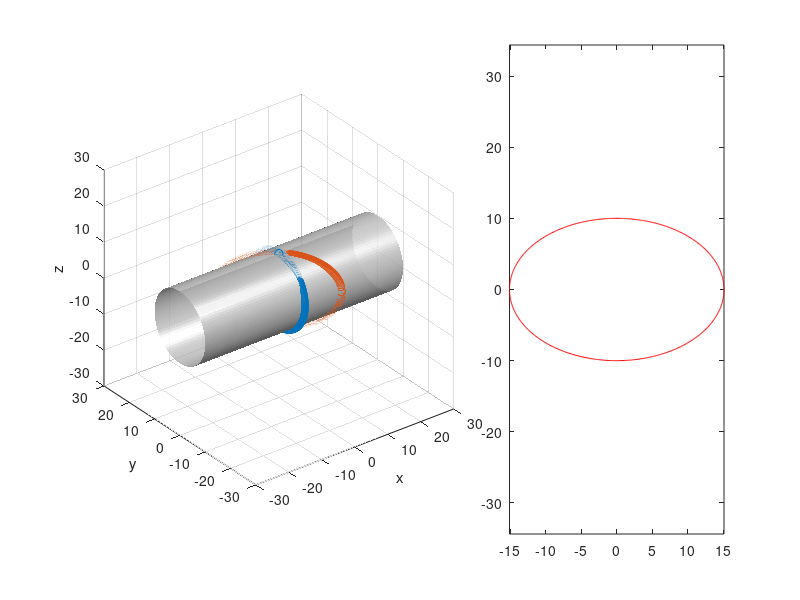

The MATLAB script that drew this image:
close all; clear all; clc

r = 10; % cylinder radius
sect = 100; % number of sectors of cylinder base
h = 30; %cylinder height

Xcylinder = meshgrid(linspace(-h, h, sect), linspace(-h, h, sect))';
A = meshgrid(linspace(0, 2*pi, sect), linspace(0, 2*pi, sect)) ;
Ycylinder = r .* sin(A);
Zcylinder = r .* cos(A);

subplot(2,5,[1,2,3,6,7,8])

surf(Xcylinder,Ycylinder,Zcylinder,'FaceAlpha',0.8),axis equal
xlabel('x')
ylabel('y')
zlabel('z')


shading interp
colormap([.8 .8 .8])
camlight('right','local')



hold on

%------------ plot cycle

fi = 0:360;
Xcycle = zeros(1,length(fi));
Ycycle = r.* sind(fi);
Zcycle = r.* cosd(fi);

scatter3(Xcycle,Ycycle,Zcycle,'k.')

%-------------

pitch = 30;
roll = -40;
yaw = 30;

Rx = [1 0 0
    0 cosd(roll) -sind(roll)
    0 sind(roll) cosd(roll)];

Ry = [cosd(pitch) 0 sind(pitch)
    0 1 0
    -sind(pitch) 0 cosd(pitch)];

Rz = [cosd(yaw) -sind(yaw) 0
    sind(yaw) cosd(yaw) 0
    0 0 1];

% y^2 + z^2 = r^2
% ny + mz = x

P1 = Rz*Ry*Rx*[1;0;0]; % finding the tilted plane
P2 = Rz*Ry*Rx*[0;1;0]; % by rotating 2 points

A = [P1(1) P1(2)
    P2(1) P2(2)];

B = [P1(3)
    P2(3)];

sol = linsolve(A,B);

t = -10:0.1:10;

x1 = sol(2) .*t + sol(1) .* sqrt(r^2 - t.^2);
x2 = sol(2) .*t - sol(1) .* sqrt(r^2 - t.^2);
y = t;
z = sqrt(r^2 - t.^2);


x = [x1 x2];
y = [y y];
z = [z -z];

scatter3(x,y,z,'r.');


%------------

nvector = -cross([x(1) y(1) z(1)], [x(40) y(40) z(40)]);
nvector = 5 * nvector / norm(nvector);


hold on
subplot(2,5,[1,2,3,6,7,8])

plot3([0 nvector(1)], [0 nvector(2)], [0 nvector(3)],'r','LineWidth',3)

hold off
subplot(2,5,[4,5,9,10])

for i = 1 :402
    N(i) = norm([x(i); y(i); z(i)]);

end
plot(N)

iMax = max(N);
iMin = min(N);

t = -pi:0.01:pi;

xoval = iMax *cos(t);
yoval = iMin *sin(t);

plot(xoval,yoval,'r'); axis equal






